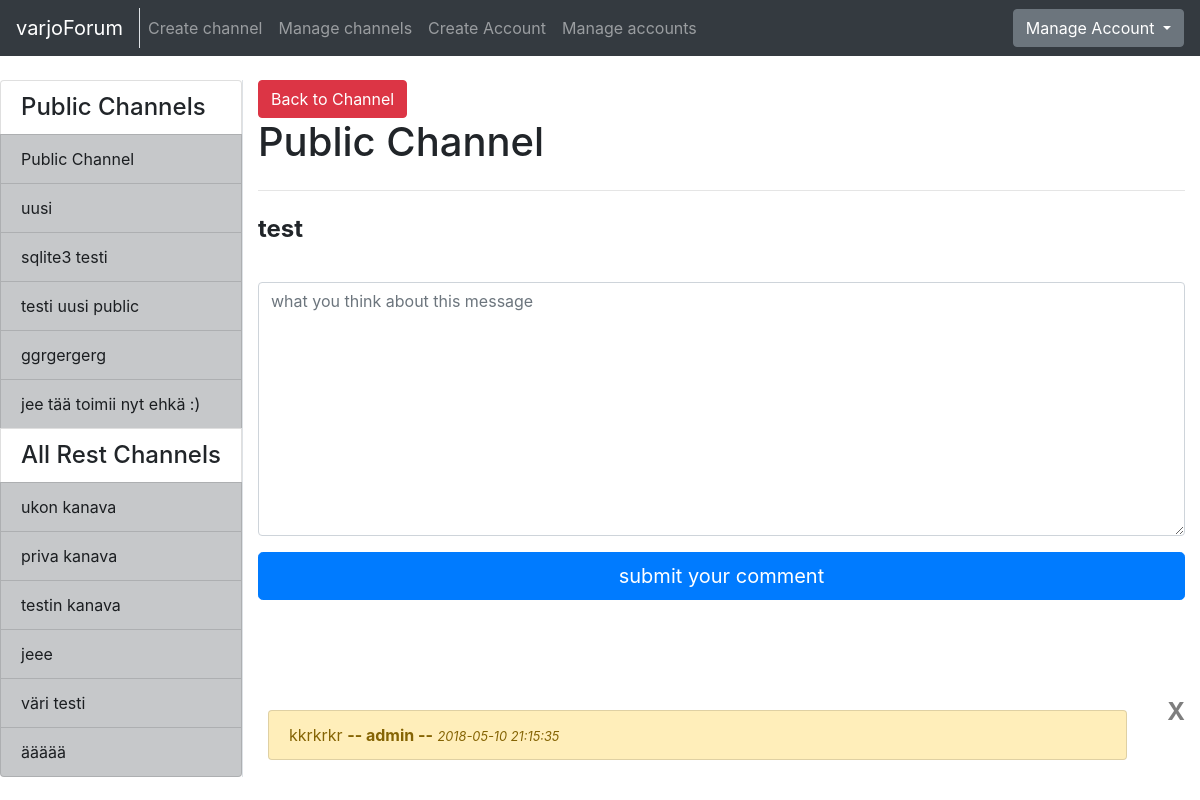
/channels/message/1/1/ (signed in), run on the app's committed database.
### application/channels/models.py (models this page shows, shortened)
class Channel(Base):
    name = db.Column(db.String(144), nullable=False)
    introduction = db.Column(db.Text, nullable=False)
    master_id = db.Column(db.Integer, nullable=False)
    public = db.Column(db.Boolean, nullable=False)
    messages = db.relationship("Message", backref='Channel', lazy=True)
    accounts = db.relationship('Account', secondary=accounts, lazy='subquery',
        backref=db.backref('channels', lazy=True))
    @staticmethod
    def get_my_channels(account_id):
        stmt = text("SELECT Channel.id, Channel.name, Channel.master_id"
                    " FROM Channel, Account, Accounts"
                    " WHERE Channel.id = Accounts.channel_id"
                    " AND Channel.public = False"
                    " AND Account.id = Accounts.account_id"
                    " AND Account.id = :account_id"
                    " ORDER BY Channel.name").params(account_id=account_id)
        res = db.engine.execute(stmt)
        response = []
        for row in res:
            response.append({"channel_id":row[0], "channel_name":row[1], "master_id":row[2]})
        return response
    @staticmethod
    def get_channels_where_not_in(account_id):
        stmt = text("SELECT channel.id, channel.name, channel.public"
                    " FROM Channel"
                    " WHERE Channel.id NOT IN ("
                        " SELECT Channel.id"
                            " FROM Channel, Account, Accounts"
                            " WHERE Channel.id = Accounts.channel_id"
                            " AND Account.id = Accounts.account_id"
                            " AND Account.id = :account_id"
                            " )").params(account_id=account_id)
        res = db.engine.execute(stmt)
        response = []
        for row in res:
            response.append({"id":row[0], "name":row[1], "public":row[2]})
        return response
    @staticmethod
    def get_all_publics():
        stmt = text("SELECT Channel.id, Channel.name"
                    " FROM Channel"
                    " WHERE Channel.public = True")
        res = db.engine.execute(stmt)
        response = []
        for row in res:
            response.append({"id":row[0], "name":row[1]})
        return response

### application/messages/models.py (models this page shows, shortened)
class Message(Base):
    body = db.Column(db.Text, nullable=False)
    writer = db.Column(db.String(144), nullable=False)
    account_id = db.Column(db.Integer, db.ForeignKey('account.id'), nullable=False)
    channel_id = db.Column(db.Integer, db.ForeignKey('channel.id'), nullable=False)
    comments = db.relationship("Comment", backref='message', lazy=True)

### application/comments/models.py (models this page shows, shortened)
class Comment(Base):
    body = db.Column(db.Text, nullable=False)
    writer = db.Column(db.String(144), nullable=False)
    message_id = db.Column(db.Integer, db.ForeignKey('message.id'), nullable=False)
    account_id = db.Column(db.Integer, db.ForeignKey('account.id'), nullable=False)

### application/messages/views.py (the view)
@app.route("/channels/message/<channel_id>/<message_id>/", methods=["GET"])
@login_required
def message_index(channel_id, message_id):
    c = Channel.query.get(channel_id)
    m = Message.query.get(message_id)
    comments = []
    if m is not None:
        comments = m.comments
    return render_template("messages/message.html",
                            channel = c,
                            message = m,
                            comments = comments,
                            messageform=MessageForm(),
                            all_channels = Channel.get_channels_where_not_in(current_user.id),
                            my_channels = Channel.get_my_channels(current_user.id),
                            public_channels=Channel.get_all_publics())

### application/messages/forms.py
class MessageForm(FlaskForm):
    body = TextAreaField("Write your message: ", [validators.Length(min=2)])
    class Meta:
        csrf = False

### application/__init__.py (called while the page is built)
@login_manager.user_loader
def load_user(account_id):
  return Account.query.get(account_id)

### application/templates/messages/message.html (shortened to what this page needs)
{% extends "layout.html" %}
{% block body %}
  <a href="{{ url_for('one_channel_index', channel_id=channel.id, sort='first') }}">
    <button type="submit" class="btn btn-danger">Back to Channel</button>
  </a>
<h1>{{ channel.name }}</h1>
<hr class="my-4">
<h4><b>{{ message.body }}</b></h4>
<form method="POST" action="{{ url_for('message_new_comment', channel_id=channel.id, message_id=message.id) }}"
    name="messageform" style="padding-bottom: 100px; padding-top: 30px">
  <div class="form-group">
      {{ messageform.body(class="form-control", rows=10, placeholder="what you think about this message") }}
  </div>
  <button type="submit" class="btn btn-primary btn-lg btn-block" >submit your comment</button>
</form>
{% for comment in comments %}
<div class="row">
  <div class="col">
    <div class="list-group" style="padding: 10px">
      <ul class="list-group" style="padding: ">
        <div class="" style="padding-bottom: 5px">
          <li class="list-group-item list-group-item-warning" >
            {{ comment.body }} <b>-- {{ comment.writer }} --</b>   <i><small>{{ comment.date_created }}</small></i>
          </li>
        </div>
      </ul>
    </div>
  </div>
  <div class="col-md-auto">
    {% if current_user.admin == True or current_user.id == comment.account_id %}
    <form action="{{ url_for('comment_delete', channel_id=channel.id, message_id=message.id, comment_id=comment.id) }}" method="POST">
      <button type="submit" class="close">X</button>
    </form>
    {% endif %}
  </div>
</div>
{% endfor %}
{% endblock %}

### application/templates/layout.html (shortened to what this page needs)
<!DOCTYPE html>
  <html>
    <head>
      <link rel="stylesheet" href="https://maxcdn.bootstrapcdn.com/bootstrap/4.0.0/css/bootstrap.min.css">
    </head>
    <body>
      <nav class="navbar navbar-expand-md navbar-dark bg-dark mb-4">
        <div class="border-right">
          <a class="navbar-brand" href="{{ url_for('index') }}">varjoForum</a>
        </div>
        <div class="collapse navbar-collapse" id="navbarCollapse">
          <ul class="navbar-nav mr-auto">
            {% if current_user.is_authenticated %}
              <li class="nav-item">
                <a class="nav-link" href="{{ url_for('channels_create') }}">Create channel</a>
              </li>
            {% endif %}
            {% if current_user.admin == True %}
              <li class="nav-item">
                <a href="{{ url_for('channel_manager') }}" class="nav-link">Manage channels</a>
              </li>
              <li class="nav-item">
                <a href="{{ url_for('account_create') }}" class="nav-link">Create Account</a>
              </li>
              <li class="nav-item">
                <a class="nav-link" href="{{ url_for('account_list') }}">Manage accounts</a>
              </li>
            {% endif %}
          </ul>
            {% if current_user.is_authenticated %}
            <div class="btn-group">
              <button type="button" class="btn btn-secondary dropdown-toggle" data-toggle="dropdown" aria-haspopup="true" aria-expanded="false">
                  Manage Account
              </button>
            </div>
            {% else %}
            <a class="btn btn-success" href="{{ url_for('auth_login') }}">Login</a>
            {% endif %}
        </div>
      </nav>
      <div class="container-fluid" >
        <div class="row">
            <div class="border-right">
              <div class="col-sx" >
                <div style="float: left">
                  <div class="list-group">
                  {% if current_user.is_authenticated %}
                    <h4 class="list-group-item">Public Channels</h4>
                    {% for public in public_channels %}
                      <a href="{{ url_for('one_channel_index', channel_id=public.id, sort='first') }}"
                          class="list-group-item list-group-item-action list-group-item-dark">
                        {{ public.name }}
                      </a>
                    {% endfor %}
                    <h4 class="list-group-item">All Rest Channels</h4>
                {% else %}
                {% if all_channels %}
                <h4 class="list-group-item">All Channels</h4>
                {% endif %}
                {% endif %}
                {% for channel in all_channels %}
                  {% if channel.public == False %}
                  <a href="{{ url_for('one_channel_index', channel_id=channel.id, sort='first') }}"
                      class="list-group-item list-group-item-action list-group-item-dark">
                    {{ channel.name }}
                  </a>
                  {% endif %}
                {% endfor %}
              </div>
              </div>
              </div>
          </div>
          <div class="col">
            {% block body %}{% endblock %}
          </div>
        </div>
    </body>
  </html>

### data on the page
Channel: name "Public Channel"
Channel: name "uusi"
Channel: name "sqlite3 testi"
Channel: name "testi uusi public"
Channel: name "ggrgergerg"
Channel: name "jee tää toimii nyt ehkä :)"
Channel: name "ukon kanava"
Channel: name "priva kanava"
Channel: name "testin kanava"
Channel: name "jeee"
Channel: name "väri testi"
Channel: name "äääää"
Message: body "test"
Comment: body "kkrkrkr", writer "admin", date_created "2018-05-10 21:15:35"
